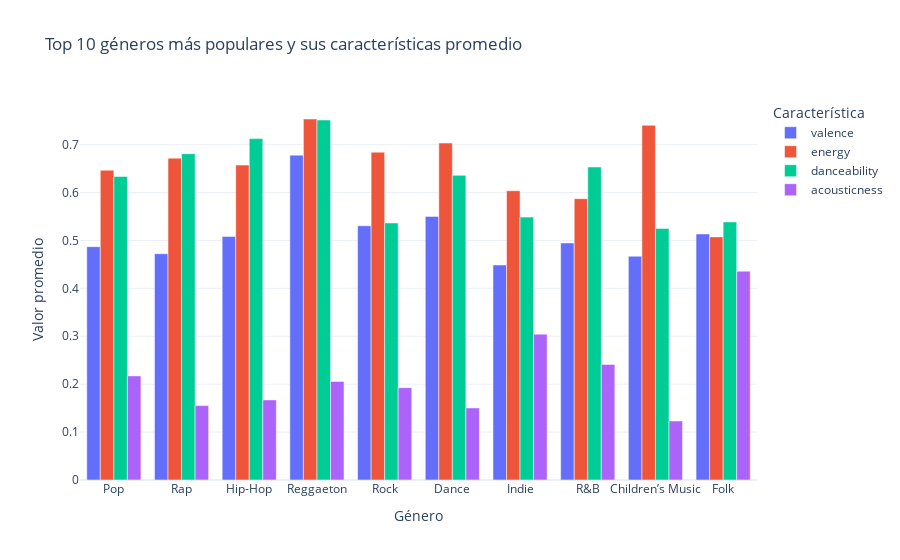

Notebook code cell kept with this figure:
### Code cell
# Mostrar los 10 géneros más populares y sus características promedio
# Mostrar los 10 géneros más populares y sus características promedio
import plotly.express as px

data_by_genres = pd.read_csv("merged_songs.csv")

if 'genre' in data_by_genres.columns:
    # Agrupar por género y calcular el promedio de las características relevantes
    genre_data = data_by_genres.groupby('genre')[['popularity', 'valence', 'energy', 'danceability', 'acousticness']].mean().reset_index()
    # Seleccionar los 10 géneros con mayor popularidad promedio
    top10_genres = genre_data.nlargest(10, 'popularity')
    # Graficar las características promedio de los 10 géneros más populares
    fig = px.bar(
        top10_genres,
        x='genre',
        y=['valence', 'energy', 'danceability', 'acousticness'],
        barmode='group',
        title='Top 10 géneros más populares y sus características promedio'
    )
    fig.update_layout(
        xaxis_title='Género',
        yaxis_title='Valor promedio',
        legend_title='Característica',
        template='plotly_white'
    )
    fig.show()
else:
    print("No existe una columna 'genres'")

### Figure 1 — Plotly figure (JSON) as saved in the notebook; plotly's stock layout.template omitted (floating-point values rounded to 4 significant figures)
{"data": [{"alignmentgroup": "True", "hovertemplate": "variable=valence<br>genre=%{x}<br>value=%{y}<extra></extra>", "legendgroup": "valence", "marker": {"color": "#636efa", "pattern": {"shape": ""}}, "name": "valence", "offsetgroup": "valence", "orientation": "v", "showlegend": true, "textposition": "auto", "type": "bar", "x": ["Pop", "Rap", "Hip-Hop", "Reggaeton", "Rock", "Dance", "Indie", "R&B", "Children’s Music", "Folk"], "xaxis": "x", "y": [0.487, 0.4724, 0.5085, 0.678, 0.5307, 0.5503, 0.4488, 0.4948, 0.4671, 0.5136], "yaxis": "y"}, {"alignmentgroup": "True", "hovertemplate": "variable=energy<br>genre=%{x}<br>value=%{y}<extra></extra>", "legendgroup": "energy", "marker": {"color": "#EF553B", "pattern": {"shape": ""}}, "name": "energy", "offsetgroup": "energy", "orientation": "v", "showlegend": true, "textposition": "auto", "type": "bar", "x": ["Pop", "Rap", "Hip-Hop", "Reggaeton", "Rock", "Dance", "Indie", "R&B", "Children’s Music", "Folk"], "xaxis": "x", "y": [0.6467, 0.6719, 0.6573, 0.7535, 0.6843, 0.7033, 0.6038, 0.5872, 0.7404, 0.5075], "yaxis": "y"}, {"alignmentgroup": "True", "hovertemplate": "variable=danceability<br>genre=%{x}<br>value=%{y}<extra></extra>", "legendgroup": "danceability", "marker": {"color": "#00cc96", "pattern": {"shape": ""}}, "name": "danceability", "offsetgroup": "danceability", "orientation": "v", "showlegend": true, "textposition": "auto", "type": "bar", "x": ["Pop", "Rap", "Hip-Hop", "Reggaeton", "Rock", "Dance", "Indie", "R&B", "Children’s Music", "Folk"], "xaxis": "x", "y": [0.6337, 0.6812, 0.7126, 0.7514, 0.5365, 0.6359, 0.5488, 0.6533, 0.5251, 0.5387], "yaxis": "y"}, {"alignmentgroup": "True", "hovertemplate": "variable=acousticness<br>genre=%{x}<br>value=%{y}<extra></extra>", "legendgroup": "acousticness", "marker": {"color": "#ab63fa", "pattern": {"shape": ""}}, "name": "acousticness", "offsetgroup": "acousticness", "orientation": "v", "showlegend": true, "textposition": "auto", "type": "bar", "x": ["Pop", "Rap", "Hip-Hop", "Reggaeton", "Rock", "Dance", "Indie", "R&B", "Children’s Music", "Folk"], "xaxis": "x", "y": [0.2173, 0.1553, 0.1672, 0.2059, 0.1927, 0.1505, 0.3044, 0.2413, 0.1232, 0.4359], "yaxis": "y"}], "layout": {"barmode": "group", "legend": {"title": {"text": "Característica"}, "tracegroupgap": 0}, "title": {"text": "Top 10 géneros más populares y sus características promedio"}, "xaxis": {"anchor": "y", "domain": [0, 1], "title": {"text": "Género"}}, "yaxis": {"anchor": "x", "domain": [0, 1], "title": {"text": "Valor promedio"}}}}
